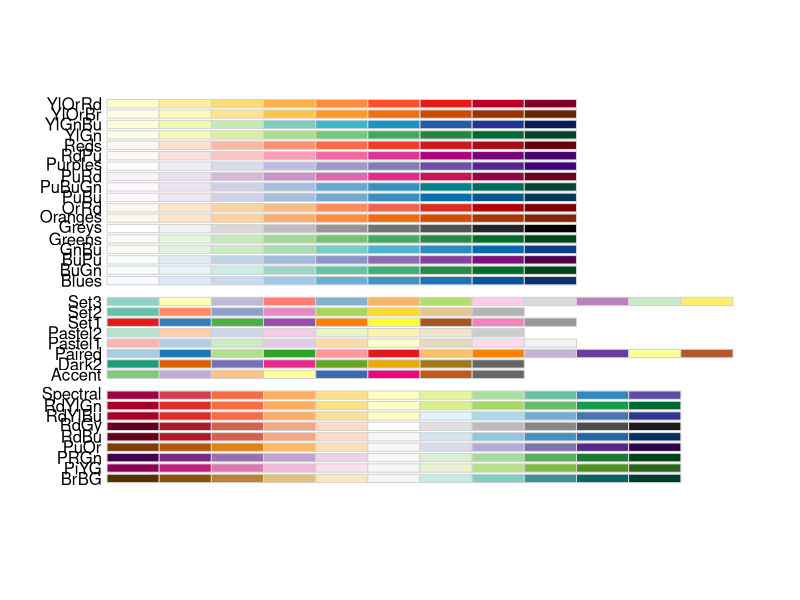
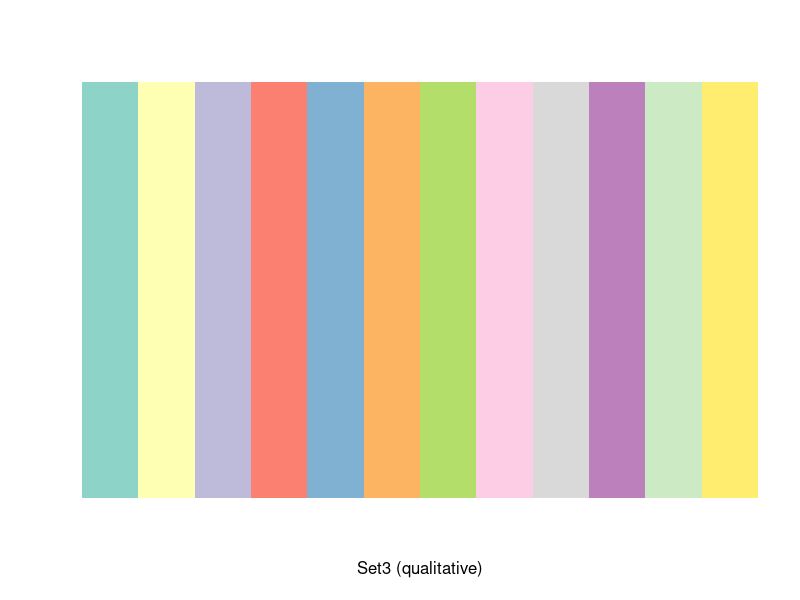
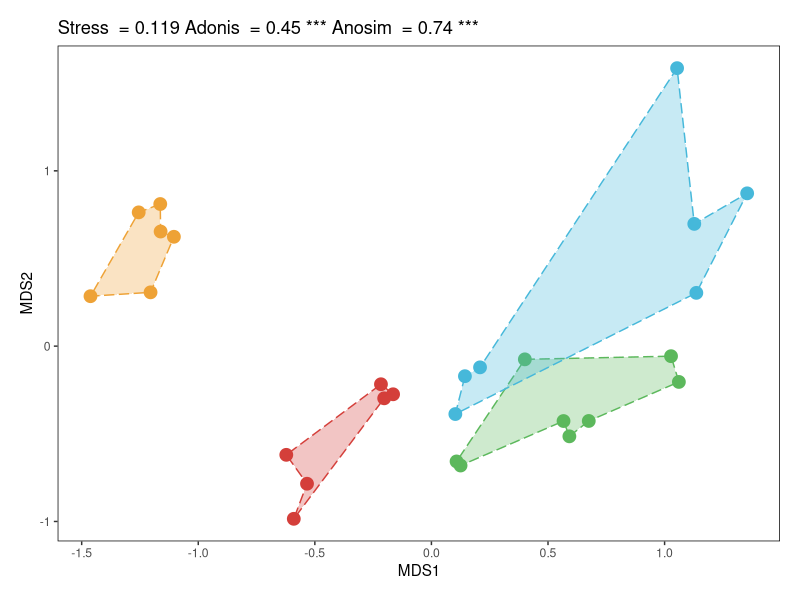

Here is the R script that generated these plots, in order:
rm(list=ls())
library(RColorBrewer)
display.brewer.all()
display.brewer.pal(12,'Set3')
brewer.pal(12,'Set3')

Palette <- c(brewer.pal(12,'Set3'))
Palette<-Palette[c(1:8,10:11,9)]
Palette<-Palette[c(4:6,1:3,7:11)]


rm(list=ls())

library(vegan)
library(ggplot2)
library(ggsci)
Group_infor<-read.table("Group_Leshan.txt",header = TRUE,sep = "\t",row.names = 1)
ASV_all<-read.table("ASV_Abundance_split.txt",sep = "\t", header = TRUE,row.names = 1)
ASV_all<-ASV_all[,1:c(length(colnames(ASV_all))-7)]

ASV_filtered<-ASV_all[which(rowSums(ASV_all)>27),]
ASV_filtered<-t(ASV_filtered)
ASV_filtered<-as.data.frame(ASV_filtered)

distance <- vegdist(ASV_filtered, method = 'bray')
nmds <- metaMDS(ASV_filtered, k = 2)


summary(nmds)
stress <- nmds$stress
df <- as.data.frame(nmds$points)
rownames(df)==rownames(Group_infor)
df <- cbind(df, Group_infor)

df<-df[order(rownames(df)),]
df$Order <- c(1, 3, 2, 5, 6, 4, 
              1, 2, 3, 5, 4, 6,
              1, 2, 3, 6, 4, 5, 7, 8,
              1, 2, 7, 6, 5, 3, 4)

df$Order_1<-paste(df$Group, df$Order, sep = "_")
df <- df[order(df$Order_1), ]




set.seed(123)
# PERMANOVA
adonis <- adonis2(ASV_filtered ~ Group, data = Group_infor, permutations = 999, method = "bray")
# anosim
anosim = anosim(ASV_filtered, Group_infor$Group, permutations = 999, distance = "bray")

stress_text <- paste("Stress  =", round(stress, 4))
adonis_text <- paste(paste("Adonis  =", round(adonis$R2, 2)), "***")[1] # *** P < 0.001
anosim_text <- paste(paste("Anosim  =", round(anosim$statistic, 2)), "***") # *** P < 0.001


p <- ggplot(df, aes(MDS1, MDS2))+
  geom_point(aes(color = Group), size = 4,)+
  geom_polygon(aes(x = MDS1, y = MDS2, fill = Group, group = Group, color = Group),
               alpha = 0.3, linetype = "longdash")+
  theme(plot.margin = unit(rep(1, 4), 'lines'), 
        panel.border = element_rect(fill = NA, color = "black", size = 0.5, linetype = "solid"), 
        panel.grid = element_blank(), 
        panel.background = element_rect(fill = 'white'),
        legend.position="right")+
  guides(color = "none", fill = "none")+
  ggtitle(paste(paste(stress_text, adonis_text), anosim_text)) + 
  scale_color_locuszoom()+
  scale_fill_locuszoom()   
p

#save pdf 5*5 inches
#save pdf 5*8 inches




